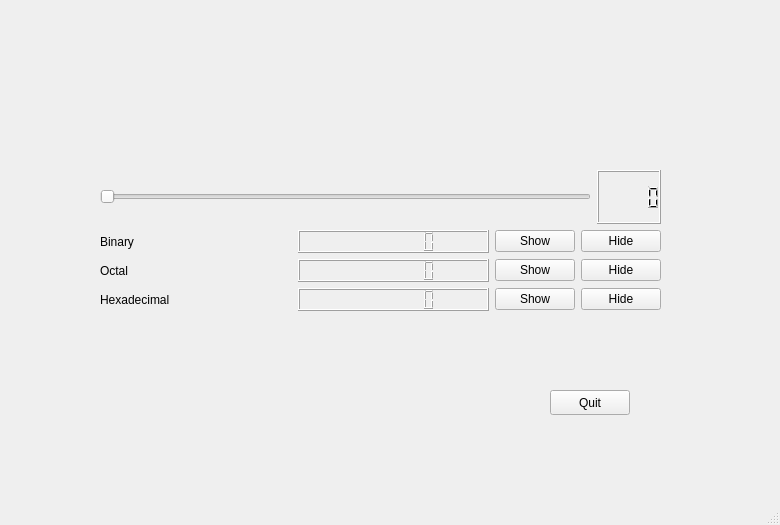
<?xml version="1.0" encoding="UTF-8"?>
<ui version="4.0">
 <class>MainWindow</class>
 <widget class="QMainWindow" name="MainWindow">
  <property name="geometry">
   <rect>
    <x>0</x>
    <y>0</y>
    <width>780</width>
    <height>525</height>
   </rect>
  </property>
  <property name="windowTitle">
   <string>MainWindow</string>
  </property>
  <widget class="QWidget" name="centralwidget">
   <widget class="QPushButton" name="quitButton">
    <property name="geometry">
     <rect>
      <x>550</x>
      <y>390</y>
      <width>80</width>
      <height>25</height>
     </rect>
    </property>
    <property name="text">
     <string>Quit</string>
    </property>
   </widget>
   <widget class="QWidget" name="verticalLayoutWidget_2">
    <property name="geometry">
     <rect>
      <x>100</x>
      <y>170</y>
      <width>561</width>
      <height>141</height>
     </rect>
    </property>
    <layout class="QVBoxLayout" name="verticalLayout_4">
     <item>
      <layout class="QHBoxLayout" name="horizontalLayout">
       <item>
        <widget class="QSlider" name="numberSlider">
         <property name="maximum">
          <number>255</number>
         </property>
         <property name="orientation">
          <enum>Qt::Horizontal</enum>
         </property>
        </widget>
       </item>
       <item>
        <widget class="QLCDNumber" name="numberSliderValue"/>
       </item>
      </layout>
     </item>
     <item>
      <layout class="QVBoxLayout" name="formats_group">
       <item>
        <layout class="QHBoxLayout" name="binary">
         <item>
          <widget class="QLabel" name="bin_label">
           <property name="sizePolicy">
            <sizepolicy hsizetype="Preferred" vsizetype="Preferred">
             <horstretch>0</horstretch>
             <verstretch>0</verstretch>
            </sizepolicy>
           </property>
           <property name="text">
            <string>Binary</string>
           </property>
          </widget>
         </item>
         <item>
          <widget class="QLCDNumber" name="bin_display">
           <property name="digitCount">
            <number>8</number>
           </property>
           <property name="mode">
            <enum>QLCDNumber::Bin</enum>
           </property>
          </widget>
         </item>
         <item>
          <widget class="QPushButton" name="bin_hide">
           <property name="sizePolicy">
            <sizepolicy hsizetype="Fixed" vsizetype="Fixed">
             <horstretch>0</horstretch>
             <verstretch>0</verstretch>
            </sizepolicy>
           </property>
           <property name="text">
            <string>Show</string>
           </property>
          </widget>
         </item>
         <item>
          <widget class="QPushButton" name="bin_show">
           <property name="sizePolicy">
            <sizepolicy hsizetype="Fixed" vsizetype="Fixed">
             <horstretch>0</horstretch>
             <verstretch>0</verstretch>
            </sizepolicy>
           </property>
           <property name="text">
            <string>Hide</string>
           </property>
          </widget>
         </item>
        </layout>
       </item>
       <item>
        <layout class="QHBoxLayout" name="octal">
         <item>
          <widget class="QLabel" name="oct_label">
           <property name="text">
            <string>Octal</string>
           </property>
          </widget>
         </item>
         <item>
          <widget class="QLCDNumber" name="oct_display">
           <property name="digitCount">
            <number>8</number>
           </property>
           <property name="mode">
            <enum>QLCDNumber::Oct</enum>
           </property>
          </widget>
         </item>
         <item>
          <widget class="QPushButton" name="oct_show">
           <property name="sizePolicy">
            <sizepolicy hsizetype="Fixed" vsizetype="Fixed">
             <horstretch>0</horstretch>
             <verstretch>0</verstretch>
            </sizepolicy>
           </property>
           <property name="text">
            <string>Show</string>
           </property>
          </widget>
         </item>
         <item>
          <widget class="QPushButton" name="oct_hide">
           <property name="sizePolicy">
            <sizepolicy hsizetype="Fixed" vsizetype="Fixed">
             <horstretch>0</horstretch>
             <verstretch>0</verstretch>
            </sizepolicy>
           </property>
           <property name="text">
            <string>Hide</string>
           </property>
          </widget>
         </item>
        </layout>
       </item>
       <item>
        <layout class="QHBoxLayout" name="hexadecimal">
         <item>
          <widget class="QLabel" name="hex_label">
           <property name="text">
            <string>Hexadecimal</string>
           </property>
          </widget>
         </item>
         <item>
          <widget class="QLCDNumber" name="hex_display">
           <property name="digitCount">
            <number>8</number>
           </property>
           <property name="mode">
            <enum>QLCDNumber::Hex</enum>
           </property>
          </widget>
         </item>
         <item>
          <widget class="QPushButton" name="hex_hide">
           <property name="sizePolicy">
            <sizepolicy hsizetype="Fixed" vsizetype="Fixed">
             <horstretch>0</horstretch>
             <verstretch>0</verstretch>
            </sizepolicy>
           </property>
           <property name="text">
            <string>Show</string>
           </property>
          </widget>
         </item>
         <item>
          <widget class="QPushButton" name="hex_show">
           <property name="sizePolicy">
            <sizepolicy hsizetype="Fixed" vsizetype="Fixed">
             <horstretch>0</horstretch>
             <verstretch>0</verstretch>
            </sizepolicy>
           </property>
           <property name="text">
            <string>Hide</string>
           </property>
          </widget>
         </item>
        </layout>
       </item>
      </layout>
     </item>
    </layout>
   </widget>
  </widget>
  <widget class="QMenuBar" name="menubar">
   <property name="geometry">
    <rect>
     <x>0</x>
     <y>0</y>
     <width>780</width>
     <height>22</height>
    </rect>
   </property>
  </widget>
  <widget class="QStatusBar" name="statusbar"/>
 </widget>
 <resources/>
 <connections>
  <connection>
   <sender>quitButton</sender>
   <signal>clicked()</signal>
   <receiver>MainWindow</receiver>
   <slot>close()</slot>
   <hints>
    <hint type="sourcelabel">
     <x>589</x>
     <y>424</y>
    </hint>
    <hint type="destinationlabel">
     <x>399</x>
     <y>299</y>
    </hint>
   </hints>
  </connection>
  <connection>
   <sender>numberSlider</sender>
   <signal>valueChanged(int)</signal>
   <receiver>numberSliderValue</receiver>
   <slot>display(int)</slot>
   <hints>
    <hint type="sourcelabel">
     <x>340</x>
     <y>148</y>
    </hint>
    <hint type="destinationlabel">
     <x>596</x>
     <y>148</y>
    </hint>
   </hints>
  </connection>
  <connection>
   <sender>numberSlider</sender>
   <signal>valueChanged(int)</signal>
   <receiver>hex_display</receiver>
   <slot>display(int)</slot>
   <hints>
    <hint type="sourcelabel">
     <x>340</x>
     <y>148</y>
    </hint>
    <hint type="destinationlabel">
     <x>204</x>
     <y>331</y>
    </hint>
   </hints>
  </connection>
  <connection>
   <sender>numberSlider</sender>
   <signal>valueChanged(int)</signal>
   <receiver>oct_display</receiver>
   <slot>display(int)</slot>
   <hints>
    <hint type="sourcelabel">
     <x>340</x>
     <y>148</y>
    </hint>
    <hint type="destinationlabel">
     <x>204</x>
     <y>286</y>
    </hint>
   </hints>
  </connection>
  <connection>
   <sender>numberSlider</sender>
   <signal>valueChanged(int)</signal>
   <receiver>bin_display</receiver>
   <slot>display(int)</slot>
   <hints>
    <hint type="sourcelabel">
     <x>340</x>
     <y>148</y>
    </hint>
    <hint type="destinationlabel">
     <x>204</x>
     <y>241</y>
    </hint>
   </hints>
  </connection>
  <connection>
   <sender>hex_show</sender>
   <signal>clicked(bool)</signal>
   <receiver>hex_display</receiver>
   <slot>setVisible(bool)</slot>
   <hints>
    <hint type="sourcelabel">
     <x>564</x>
     <y>317</y>
    </hint>
    <hint type="destinationlabel">
     <x>299</x>
     <y>317</y>
    </hint>
   </hints>
  </connection>
  <connection>
   <sender>oct_hide</sender>
   <signal>clicked(bool)</signal>
   <receiver>oct_display</receiver>
   <slot>setVisible(bool)</slot>
   <hints>
    <hint type="sourcelabel">
     <x>375</x>
     <y>286</y>
    </hint>
    <hint type="destinationlabel">
     <x>204</x>
     <y>286</y>
    </hint>
   </hints>
  </connection>
  <connection>
   <sender>hex_hide</sender>
   <signal>clicked(bool)</signal>
   <receiver>hex_display</receiver>
   <slot>setHidden(bool)</slot>
   <hints>
    <hint type="sourcelabel">
     <x>545</x>
     <y>331</y>
    </hint>
    <hint type="destinationlabel">
     <x>204</x>
     <y>331</y>
    </hint>
   </hints>
  </connection>
  <connection>
   <sender>oct_show</sender>
   <signal>clicked(bool)</signal>
   <receiver>oct_display</receiver>
   <slot>setHidden(bool)</slot>
   <hints>
    <hint type="sourcelabel">
     <x>431</x>
     <y>284</y>
    </hint>
    <hint type="destinationlabel">
     <x>299</x>
     <y>284</y>
    </hint>
   </hints>
  </connection>
  <connection>
   <sender>bin_hide</sender>
   <signal>clicked(bool)</signal>
   <receiver>bin_display</receiver>
   <slot>setHidden(bool)</slot>
   <hints>
    <hint type="sourcelabel">
     <x>431</x>
     <y>251</y>
    </hint>
    <hint type="destinationlabel">
     <x>299</x>
     <y>251</y>
    </hint>
   </hints>
  </connection>
  <connection>
   <sender>bin_show</sender>
   <signal>clicked(bool)</signal>
   <receiver>bin_display</receiver>
   <slot>setVisible(bool)</slot>
   <hints>
    <hint type="sourcelabel">
     <x>564</x>
     <y>251</y>
    </hint>
    <hint type="destinationlabel">
     <x>299</x>
     <y>251</y>
    </hint>
   </hints>
  </connection>
 </connections>
</ui>
